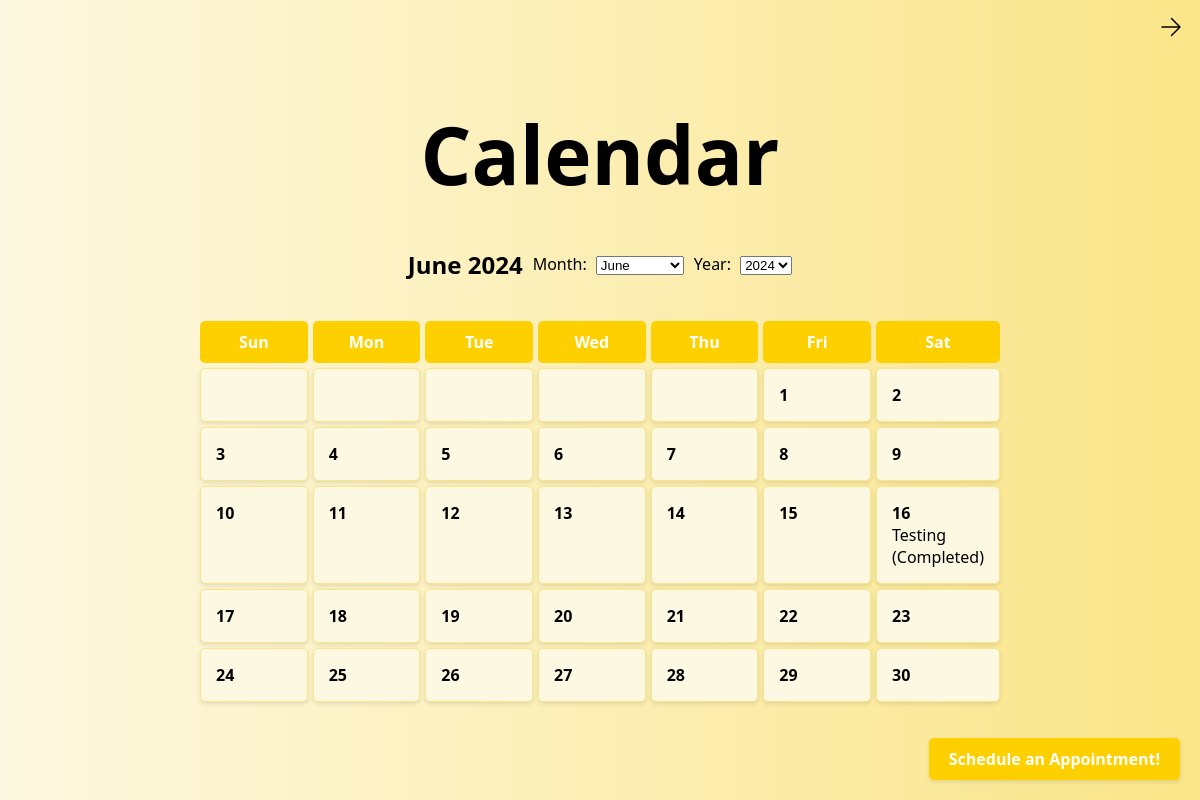
/calendar, run on an earlier commit of the app's database.
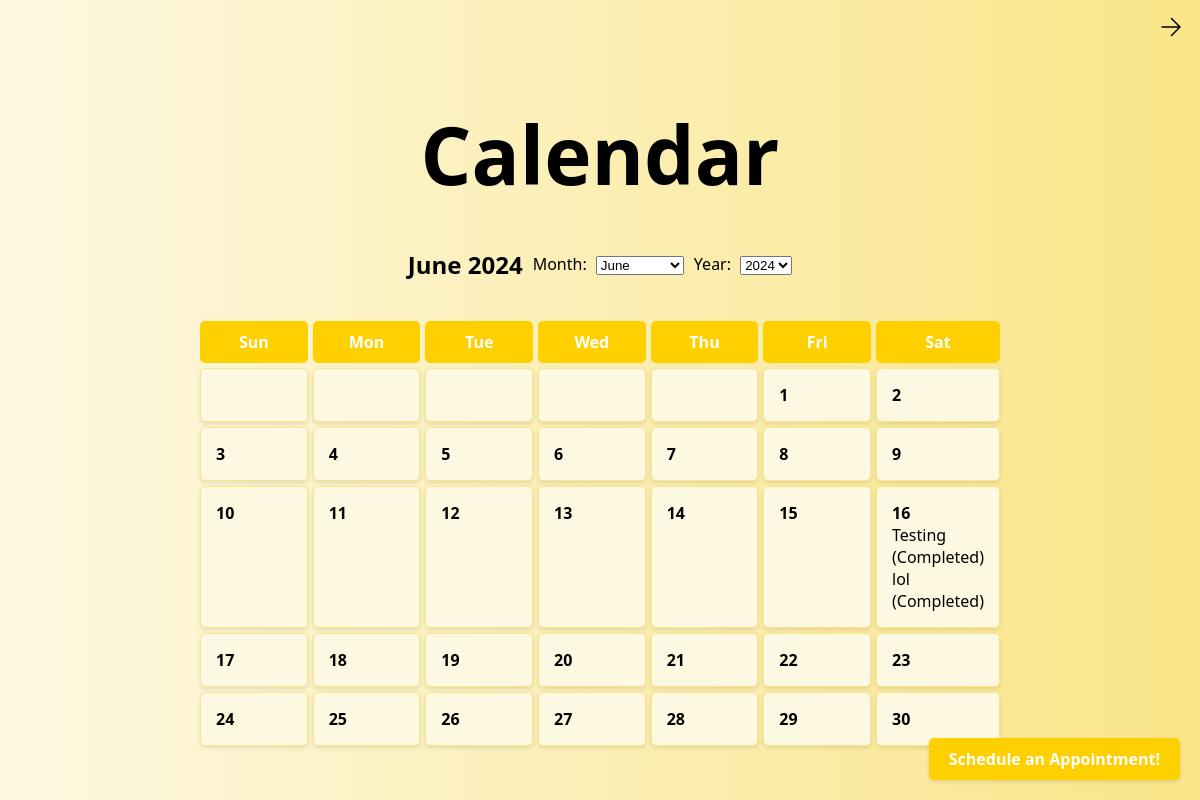
And on a later commit of the database.
### test.py (models this page shows)
class Task(db.Model):
    id = db.Column(db.Integer, primary_key=True)
    task_name = db.Column(db.String(150), nullable=False)
    task_description = db.Column(db.Text, nullable=False)
    task_date = db.Column(db.DateTime, nullable=False, default=datetime.utcnow)
    completion_time = db.Column(db.DateTime, nullable=True)
    status = db.Column(db.String(20), nullable=False, default='Pending')

### test.py (the view)
@app.route('/calendar', methods=['GET', 'POST'])
def calendar_view():
    now = datetime.now()
    year = request.args.get('year', now.year, type=int)
    month = request.args.get('month', now.month, type=int)
    appointments = Appointment.query.filter(
        db.extract('year', Appointment.appointment_date) == year,
        db.extract('month', Appointment.appointment_date) == month
    ).all()
    appointments_by_day = {}
    for appointment in appointments:
        day = appointment.appointment_date.day
        if day not in appointments_by_day:
            appointments_by_day[day] = []
        appointments_by_day[day].append(appointment)
    month_days, tasks_by_day = generate_calendar(year, month)
    month_name = datetime(year, month, 1).strftime('%B')
    return render_template('calendar.html', year=year, month=month, month_name=month_name,
                           month_days=month_days, tasks_by_day=tasks_by_day,
                           appointments_by_day=appointments_by_day, datetime=datetime)

### test.py (called while the page is built)
def generate_calendar(year, month):
    cal = calendar.Calendar(firstweekday=0)
    month_days = cal.monthdayscalendar(year, month)
    tasks = Task.query.all()
    tasks_by_day = {}
    for task in tasks:
        if task.task_date.year == year and task.task_date.month == month:
            day = task.task_date.day
            if day not in tasks_by_day:
                tasks_by_day[day] = []
            tasks_by_day[day].append(task)
    return month_days, tasks_by_day

### templates/calendar.html (shortened to what this page needs)
<!DOCTYPE html>
<html lang="en">
<head>
    <link rel="stylesheet" href="{{ url_for('static', filename='css/cal.css') }}">
</head>
<body>
    <header>
        <nav>
            <ul>
                <li style="float:right">
                    <a href="{{ url_for('homepage') }}">
                        <svg width="24px" height="24px" viewBox="0 0 24 24" stroke-width="1.5" fill="none" xmlns="http://www.w3.org/2000/svg" color="#000000">
                            <path d="M3 12L21 12M21 12L12.5 3.5M21 12L12.5 20.5" stroke="#000000" stroke-width="1.5" stroke-linecap="round" stroke-linejoin="round"></path>
                        </svg>
                    </a>
                </li>
            </ul>
        </nav>
    </header>
    <main>
        <h1>Calendar</h1>
        <div class="calendar-header">
            <h2>{{ month_name }} {{ year }}</h2>
            <form id="monthForm" method="get" action="{{ url_for('calendar_view') }}">
                <label for="month">Month:</label>
                <select name="month" id="month" onchange="this.form.submit()">
                    {% for m in range(1, 13) %}
                        <option value="{{ m }}" {% if m == month %}selected{% endif %}>{{ datetime(year, m, 1).strftime('%B') }}</option>
                    {% endfor %}
                </select>
            </form>
            <form id="yearForm" method="get" action="{{ url_for('calendar_view') }}">
                <label for="year">Year:</label>
                <select name="year" id="year" onchange="this.form.submit()">
                    {% for y in range(year - 5, year + 6) %}
                        <option value="{{ y }}" {% if y == year %}selected{% endif %}>{{ y }}</option>
                    {% endfor %}
                </select>
            </form>
        </div>
        <div class="calendar">
            <div class="datetext">Sun</div>
            <div class="datetext">Mon</div>
            <div class="datetext">Tue</div>
            <div class="datetext">Wed</div>
            <div class="datetext">Thu</div>
            <div class="datetext">Fri</div>
            <div class="datetext">Sat</div>
            {% for week in month_days %}
                {% for day in week %}
                    {% if day == 0 %}
                        <div class="day empty"></div>
                    {% else %}
                        <div class="day">
                            {{ day }}
                            {% if day in tasks_by_day %}
                                <ul>
                                    {% for task in tasks_by_day[day] %}
                                        <li class="tasktitle">{{ task.task_name }} {% if task.completion_time %}(Completed){% endif %}</li>
                                    {% endfor %}
                                </ul>
                            {% endif %}
                        </div>
                    {% endif %}
                {% endfor %}
            {% endfor %}
        </div>
        <a class="appointb" href="#myModal">Schedule an Appointment!</a>
    </main>
</body>
</html>

### static/css/cal.css (style rules this page uses)
body { margin: 0; font-family: 'Segoe UI', Tahoma, Geneva, Verdana, sans-serif; background-image: linear-gradient(to right ,#fdf8e1, #fae588); display: flex; flex-direction: column; }
header { padding: 1px; }
ul { list-style-type: none; margin: 0; padding: 0; overflow: hidden; }
li { float: left; }
li a { display: block; color: #000; text-align: center; padding: 14px 16px; text-decoration: none; }
h1 { font-size: 80px; text-align: center; margin: 20px 0; }
.calendar-header { display: flex; justify-content: center; align-items: center; gap: 10px; margin-bottom: 20px; }
.calendar-header form { display: inline-block; margin: 0; }
.calendar-header label { margin-right: 5px; }
main { flex: 1; display: flex; flex-direction: column; align-items: center; padding: 20px; }
.calendar { display: grid; grid-template-columns: repeat(7, 1fr); gap: 5px; max-width: 800px; margin: auto; }
.day { background-color: #fdf8e1; border: 1px solid #fae588; border-radius: 5px; padding: 15px; text-align: left; font-weight: bold; box-shadow: 0 2px 4px rgba(0, 0, 0, 0.1); }
.day.empty { background-color: #fdf8e1; }
.datetext { text-align: center; font-weight: bold; padding: 10px; background-color: #ffd000; border-radius: 5px; color: #ffffff; }
.tasktitle { font-weight: normal; }
.appointb { position: fixed; bottom: 20px; right: 20px; padding: 10px 20px; background-color: #ffd000; color: #fff; font-weight: bold; border: none; border-radius: 5px; cursor: pointer; text-decoration: none; box-shadow: 0 2px 4px rgba(0, 0, 0, 0.1); transition: background-color 0.3s ease; }

What changed in the data, as far as the page shows it:
added Task: task_name "lol", shows "(Completed)"
